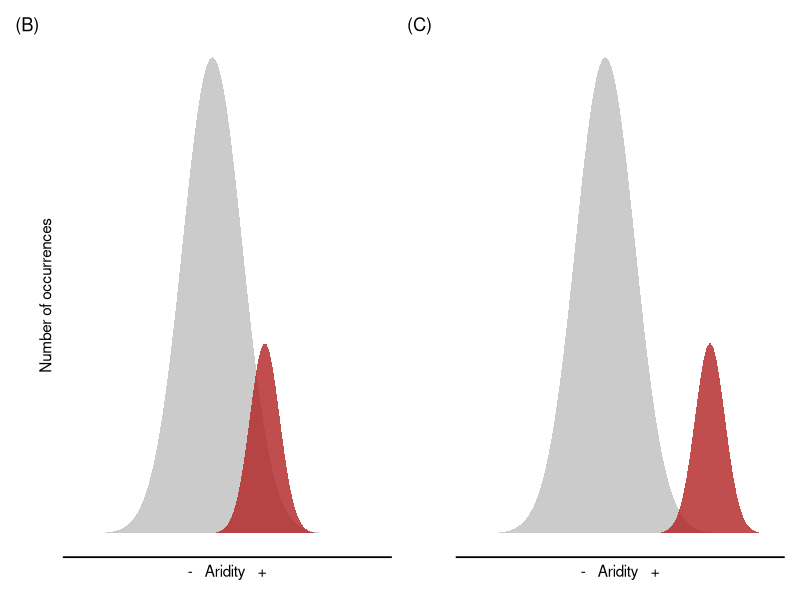

The R script that drew this image:
library(tidyverse)
library(patchwork)

# plot low risk
l_risk <- ggplot() +
  stat_function(fun = function(x) 
    dnorm(x, mean = 4, sd = 2) * 2500 * .1,
    geom = "area",
    fill = "grey",
    size = 1,
    alpha = .8) +
  stat_function(fun = function(x) 
    dnorm(x, mean = 7.5, sd = 1) * 500 * .1,
    geom = "area",
    fill = "firebrick",
    size = 1,
    alpha = .8) +
  xlim(-5, 15) + 
  xlab(bquote("-"~~~"Aridity"~~~"+")) +
  ylab("Number of occurrences") +
  theme(
    panel.background = element_blank(),
    panel.grid.minor = element_blank(),
    panel.grid.major = element_blank(),
    axis.line.x = element_line(color = "black", size = .6),
    axis.ticks = element_blank(),
    axis.text.y = element_blank(),
    axis.text = element_blank()
  ) +
  labs(tag = "(B)")

# plot high risk
h_risk <- ggplot() +
  stat_function(fun = function(x) 
    dnorm(x, mean = 4, sd = 2) * 2500 * .1,
    geom = "area",
    fill = "grey",
    size = 1,
    alpha = .8) +
  stat_function(fun = function(x) 
    dnorm(x, mean = 11, sd = 1) * 500 * .1,
    geom = "area",
    fill = "firebrick",
    size = 1,
    alpha = .8) +
  xlim(-5, 15) + 
  xlab(bquote("-"~~~"Aridity"~~~"+")) +
  ylab("") +
  theme(
    panel.background = element_blank(),
    panel.grid.minor = element_blank(),
    panel.grid.major = element_blank(),
    axis.line.x = element_line(color = "black", size = .6),
    axis.ticks = element_blank(),
    axis.text.y = element_blank(),
    axis.text = element_blank()
    ) +
  labs(tag = "(C)")

fig <- l_risk + h_risk

ggsave(
  plot = fig,
  "fig.png",
  width = 7.5, height = 2.3,
  dpi = 600
)
